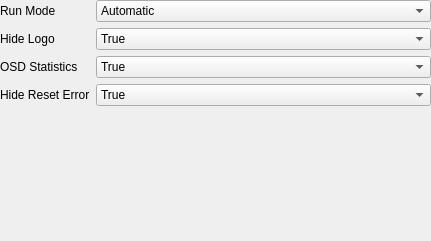
                 <widget class="QWidget" name="GUI_ExtraSettings_Aqua3__">
                  <property name="geometry">
                   <rect>
                    <x>0</x>
                    <y>0</y>
                    <width>431</width>
                    <height>241</height>
                   </rect>
                  </property>
                  <layout class="QFormLayout" name="formLayout">
                   <property name="horizontalSpacing">
                    <number>6</number>
                   </property>
                   <property name="verticalSpacing">
                    <number>6</number>
                   </property>
                   <property name="leftMargin">
                    <number>0</number>
                   </property>
                   <property name="topMargin">
                    <number>0</number>
                   </property>
                   <property name="rightMargin">
                    <number>0</number>
                   </property>
                   <property name="bottomMargin">
                    <number>0</number>
                   </property>
                   <item row="0" column="0">
                    <widget class="QLabel" name="lblRunMode">
                     <property name="font">
                      <font>
                       <pointsize>9</pointsize>
                       <weight>50</weight>
                       <bold>false</bold>
                      </font>
                     </property>
                     <property name="whatsThis">
                      <string>Use Manual if you experience problems with old cards or IGP.</string>
                     </property>
                     <property name="text">
                      <string>Run Mode</string>
                     </property>
                    </widget>
                   </item>
                   <item row="0" column="1">
                    <widget class="QComboBox" name="GUI_Aqua3_RunMode">
                     <property name="toolTip">
                      <string/>
                     </property>
                     <property name="whatsThis">
                      <string/>
                     </property>
                     <item>
                      <property name="text">
                       <string>Automatic</string>
                      </property>
                     </item>
                     <item>
                      <property name="text">
                       <string>Manual</string>
                      </property>
                     </item>
                    </widget>
                   </item>
                   <item row="1" column="0">
                    <widget class="QLabel" name="lblHideLogo">
                     <property name="font">
                      <font>
                       <pointsize>9</pointsize>
                       <weight>50</weight>
                       <bold>false</bold>
                      </font>
                     </property>
                     <property name="whatsThis">
                      <string/>
                     </property>
                     <property name="text">
                      <string>Hide Logo</string>
                     </property>
                    </widget>
                   </item>
                   <item row="1" column="1">
                    <widget class="QComboBox" name="GUI_Aqua3_HideLogo">
                     <property name="toolTip">
                      <string/>
                     </property>
                     <property name="whatsThis">
                      <string/>
                     </property>
                     <item>
                      <property name="text">
                       <string>True</string>
                      </property>
                     </item>
                     <item>
                      <property name="text">
                       <string>False</string>
                      </property>
                     </item>
                    </widget>
                   </item>
                   <item row="2" column="0">
                    <widget class="QLabel" name="lblOSD">
                     <property name="font">
                      <font>
                       <pointsize>9</pointsize>
                       <weight>50</weight>
                       <bold>false</bold>
                      </font>
                     </property>
                     <property name="whatsThis">
                      <string/>
                     </property>
                     <property name="text">
                      <string>OSD Statistics</string>
                     </property>
                    </widget>
                   </item>
                   <item row="2" column="1">
                    <widget class="QComboBox" name="GUI_Aqua3_OSD">
                     <property name="toolTip">
                      <string/>
                     </property>
                     <property name="whatsThis">
                      <string/>
                     </property>
                     <item>
                      <property name="text">
                       <string>True</string>
                      </property>
                     </item>
                     <item>
                      <property name="text">
                       <string>False</string>
                      </property>
                     </item>
                    </widget>
                   </item>
                   <item row="3" column="0">
                    <widget class="QLabel" name="lblOSD_2">
                     <property name="font">
                      <font>
                       <pointsize>9</pointsize>
                       <weight>50</weight>
                       <bold>false</bold>
                      </font>
                     </property>
                     <property name="toolTip">
                      <string>If set to TRUE it will no longer ask the user if he wants to reset settings after a session that was closed prematurely.</string>
                     </property>
                     <property name="whatsThis">
                      <string/>
                     </property>
                     <property name="text">
                      <string>Hide Reset Error</string>
                     </property>
                    </widget>
                   </item>
                   <item row="3" column="1">
                    <widget class="QComboBox" name="GUI_Aqua3_HideReset">
                     <property name="toolTip">
                      <string/>
                     </property>
                     <property name="whatsThis">
                      <string/>
                     </property>
                     <item>
                      <property name="text">
                       <string>True</string>
                      </property>
                     </item>
                     <item>
                      <property name="text">
                       <string>False</string>
                      </property>
                     </item>
                    </widget>
                   </item>
                  </layout>
                 </widget>
